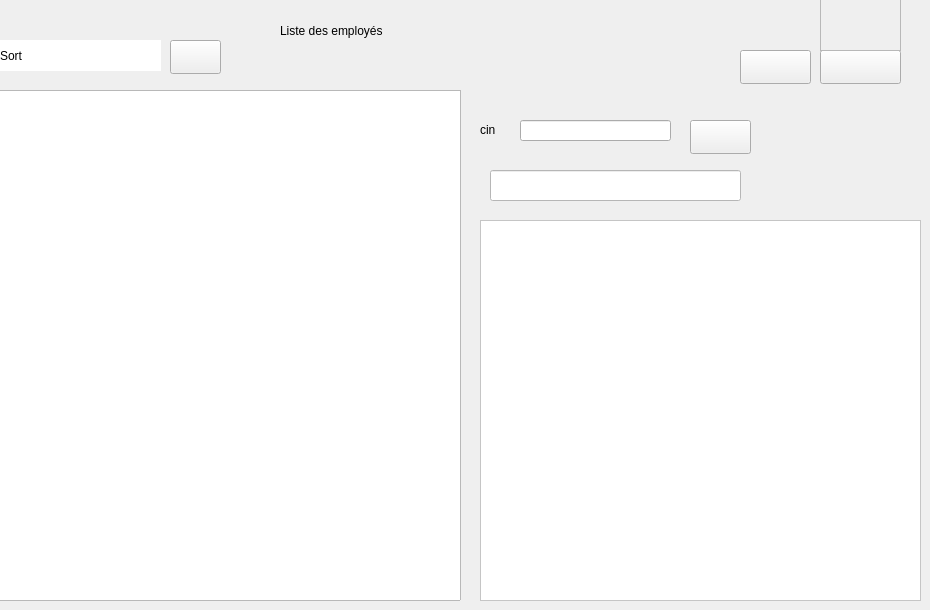
    <widget class="QWidget" name="affichage">
     <attribute name="title">
      <string>Tab 2</string>
     </attribute>
     <widget class="QTableView" name="tableView_Affichage_Emp">
      <property name="geometry">
       <rect>
        <x>-20</x>
        <y>90</y>
        <width>481</width>
        <height>511</height>
       </rect>
      </property>
     </widget>
     <widget class="QLabel" name="label_5">
      <property name="geometry">
       <rect>
        <x>280</x>
        <y>10</y>
        <width>381</width>
        <height>41</height>
       </rect>
      </property>
      <property name="styleSheet">
       <string notr="true">font: 75 16pt &quot;MS Shell Dlg 2&quot;;</string>
      </property>
      <property name="text">
       <string>Liste des employés</string>
      </property>
      <property name="margin">
       <number>50</number>
      </property>
     </widget>
     <widget class="QPushButton" name="pushButton_supp_emp">
      <property name="geometry">
       <rect>
        <x>690</x>
        <y>120</y>
        <width>61</width>
        <height>34</height>
       </rect>
      </property>
      <property name="styleSheet">
       <string notr="true">image: url(:/img/trash.png);</string>
      </property>
      <property name="text">
       <string/>
      </property>
     </widget>
     <widget class="QPushButton" name="pushButton_4">
      <property name="geometry">
       <rect>
        <x>820</x>
        <y>50</y>
        <width>81</width>
        <height>34</height>
       </rect>
      </property>
      <property name="styleSheet">
       <string notr="true">image: url(:/img/fleche.png);</string>
      </property>
      <property name="text">
       <string/>
      </property>
     </widget>
     <widget class="QPushButton" name="pushButton_5">
      <property name="geometry">
       <rect>
        <x>740</x>
        <y>50</y>
        <width>71</width>
        <height>34</height>
       </rect>
      </property>
      <property name="styleSheet">
       <string notr="true">image: url(:/img/precedent.png);</string>
      </property>
      <property name="text">
       <string/>
      </property>
     </widget>
     <widget class="QFrame" name="frame_5">
      <property name="geometry">
       <rect>
        <x>820</x>
        <y>-10</y>
        <width>81</width>
        <height>61</height>
       </rect>
      </property>
      <property name="styleSheet">
       <string notr="true">image: url(:/img/273748291_4587502171372904_7310387823936526442_n.png);</string>
      </property>
      <property name="frameShape">
       <enum>QFrame::StyledPanel</enum>
      </property>
      <property name="frameShadow">
       <enum>QFrame::Raised</enum>
      </property>
     </widget>
     <widget class="QLineEdit" name="lineEdit_recherche">
      <property name="geometry">
       <rect>
        <x>490</x>
        <y>170</y>
        <width>251</width>
        <height>31</height>
       </rect>
      </property>
      <property name="tabletTracking">
       <bool>false</bool>
      </property>
      <property name="toolTip">
       <string/>
      </property>
      <property name="toolTipDuration">
       <number>-1</number>
      </property>
      <property name="autoFillBackground">
       <bool>false</bool>
      </property>
      <property name="styleSheet">
       <string notr="true">image: url(:/img/search.png);
color: rgb(0, 0, 0);
font: 75 8pt &quot;MS Shell Dlg 2&quot;;
background-color: rgb(255, 255, 255);</string>
      </property>
      <property name="frame">
       <bool>true</bool>
      </property>
      <property name="dragEnabled">
       <bool>false</bool>
      </property>
      <property name="readOnly">
       <bool>false</bool>
      </property>
      <property name="clearButtonEnabled">
       <bool>false</bool>
      </property>
     </widget>
     <widget class="QPushButton" name="pushButton_sort">
      <property name="geometry">
       <rect>
        <x>170</x>
        <y>40</y>
        <width>51</width>
        <height>34</height>
       </rect>
      </property>
      <property name="styleSheet">
       <string notr="true">image: url(:/img/sort.png);</string>
      </property>
      <property name="text">
       <string/>
      </property>
     </widget>
     <widget class="QLabel" name="label_sort">
      <property name="geometry">
       <rect>
        <x>0</x>
        <y>40</y>
        <width>161</width>
        <height>31</height>
       </rect>
      </property>
      <property name="mouseTracking">
       <bool>false</bool>
      </property>
      <property name="styleSheet">
       <string notr="true">background-color: rgb(255, 255, 255);
color: rgb(0, 0, 0);</string>
      </property>
      <property name="frameShape">
       <enum>QFrame::NoFrame</enum>
      </property>
      <property name="frameShadow">
       <enum>QFrame::Raised</enum>
      </property>
      <property name="text">
       <string>Sort</string>
      </property>
      <property name="scaledContents">
       <bool>false</bool>
      </property>
      <property name="wordWrap">
       <bool>false</bool>
      </property>
      <property name="margin">
       <number>50</number>
      </property>
     </widget>
     <widget class="QLineEdit" name="lineEdit_supp">
      <property name="geometry">
       <rect>
        <x>520</x>
        <y>120</y>
        <width>151</width>
        <height>21</height>
       </rect>
      </property>
     </widget>
     <widget class="QLabel" name="label_4">
      <property name="geometry">
       <rect>
        <x>480</x>
        <y>120</y>
        <width>41</width>
        <height>20</height>
       </rect>
      </property>
      <property name="styleSheet">
       <string notr="true">font: 8pt &quot;MS Shell Dlg 2&quot;;</string>
      </property>
      <property name="text">
       <string>cin</string>
      </property>
     </widget>
     <widget class="QTableView" name="tableView">
      <property name="geometry">
       <rect>
        <x>480</x>
        <y>220</y>
        <width>441</width>
        <height>381</height>
       </rect>
      </property>
      <property name="styleSheet">
       <string notr="true">background-color: rgb(255, 255, 255);</string>
      </property>
     </widget>
    </widget>
